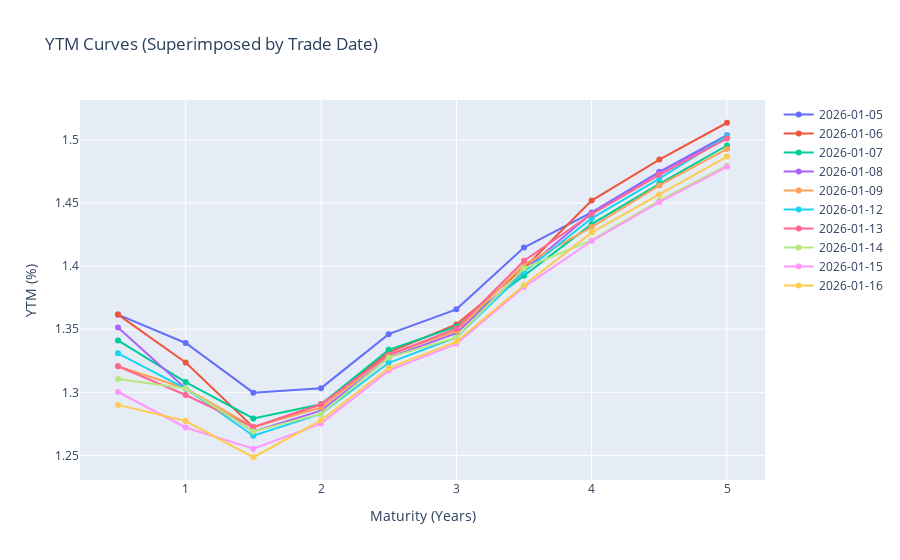

Notebook source saved alongside this figure:
### Code cell
import numpy as np
import plotly.graph_objects as go

# If you already have ytms computed per date, make sure each ytm list
# corresponds to bonds sorted by maturity for that same date.

fig = go.Figure()

# Sort dates so lines appear in order
for date_key in sorted(bond_dict.keys()):
    bonds = bond_dict[date_key]

    # Sort bonds by maturity to get consistent x ordering
    bonds_sorted = sorted(bonds, key=lambda x: x[2])
    maturities = [b[2] / 2.0 for b in bonds_sorted]

    ytms = ytm_dict[date_key]

    fig.add_trace(
        go.Scatter(
            x=maturities,
            y=np.array(ytms, dtype=float) * 100.0,  # remove *100 if ytms already in %
            mode="lines+markers",
            name=date_key,
        )
    )

fig.update_layout(
    title="YTM Curves (Superimposed by Trade Date)",
    xaxis_title="Maturity (Years)",
    yaxis_title="YTM (%)",
)
fig.show()

### Figure 1 — Plotly figure (JSON) as saved in the notebook; plotly's stock layout.template omitted (floating-point values rounded to 4 significant figures)
{"data": [{"mode": "lines+markers", "name": "2026-01-05", "type": "scatter", "x": [0.5, 1, 1.5, 2, 2.5, 3, 3.5, 4, 4.5, 5], "y": [1.362, 1.339, 1.3, 1.303, 1.346, 1.366, 1.415, 1.443, 1.475, 1.504]}, {"mode": "lines+markers", "name": "2026-01-06", "type": "scatter", "x": [0.5, 1, 1.5, 2, 2.5, 3, 3.5, 4, 4.5, 5], "y": [1.362, 1.324, 1.272, 1.291, 1.332, 1.354, 1.398, 1.452, 1.484, 1.514]}, {"mode": "lines+markers", "name": "2026-01-07", "type": "scatter", "x": [0.5, 1, 1.5, 2, 2.5, 3, 3.5, 4, 4.5, 5], "y": [1.341, 1.308, 1.279, 1.291, 1.334, 1.352, 1.392, 1.433, 1.465, 1.496]}, {"mode": "lines+markers", "name": "2026-01-08", "type": "scatter", "x": [0.5, 1, 1.5, 2, 2.5, 3, 3.5, 4, 4.5, 5], "y": [1.351, 1.303, 1.269, 1.285, 1.328, 1.347, 1.397, 1.442, 1.474, 1.503]}, {"mode": "lines+markers", "name": "2026-01-09", "type": "scatter", "x": [0.5, 1, 1.5, 2, 2.5, 3, 3.5, 4, 4.5, 5], "y": [1.321, 1.303, 1.272, 1.288, 1.33, 1.349, 1.401, 1.431, 1.464, 1.493]}, {"mode": "lines+markers", "name": "2026-01-12", "type": "scatter", "x": [0.5, 1, 1.5, 2, 2.5, 3, 3.5, 4, 4.5, 5], "y": [1.331, 1.303, 1.266, 1.283, 1.323, 1.344, 1.395, 1.438, 1.469, 1.503]}, {"mode": "lines+markers", "name": "2026-01-13", "type": "scatter", "x": [0.5, 1, 1.5, 2, 2.5, 3, 3.5, 4, 4.5, 5], "y": [1.321, 1.298, 1.272, 1.291, 1.33, 1.35, 1.404, 1.441, 1.472, 1.501]}, {"mode": "lines+markers", "name": "2026-01-14", "type": "scatter", "x": [0.5, 1, 1.5, 2, 2.5, 3, 3.5, 4, 4.5, 5], "y": [1.31, 1.303, 1.269, 1.283, 1.328, 1.344, 1.398, 1.421, 1.452, 1.48]}, {"mode": "lines+markers", "name": "2026-01-15", "type": "scatter", "x": [0.5, 1, 1.5, 2, 2.5, 3, 3.5, 4, 4.5, 5], "y": [1.3, 1.272, 1.255, 1.275, 1.317, 1.338, 1.383, 1.42, 1.451, 1.479]}, {"mode": "lines+markers", "name": "2026-01-16", "type": "scatter", "x": [0.5, 1, 1.5, 2, 2.5, 3, 3.5, 4, 4.5, 5], "y": [1.29, 1.277, 1.249, 1.278, 1.319, 1.34, 1.385, 1.427, 1.457, 1.487]}], "layout": {"title": {"text": "YTM Curves (Superimposed by Trade Date)"}, "xaxis": {"title": {"text": "Maturity (Years)"}}, "yaxis": {"title": {"text": "YTM (%)"}}}}
